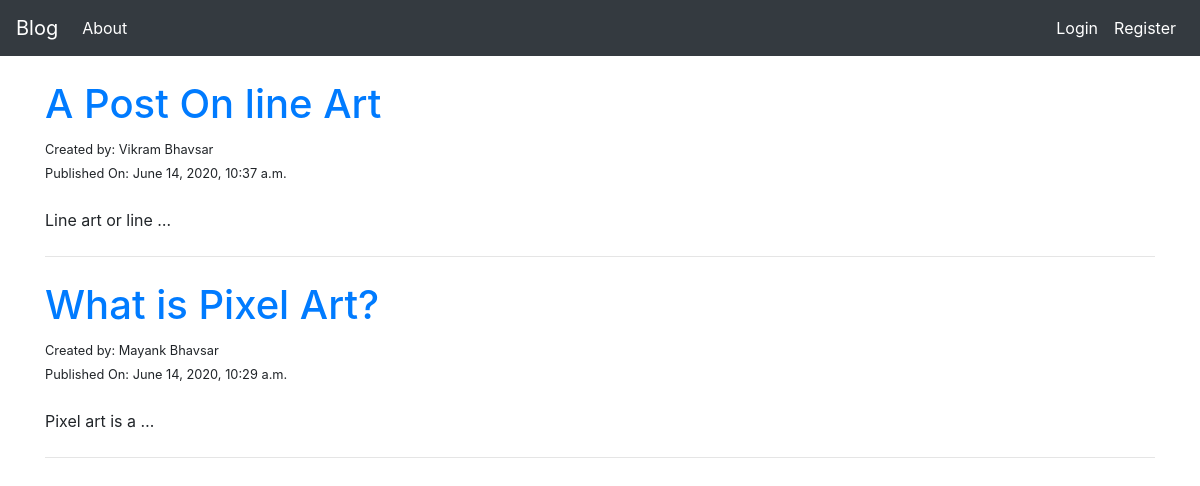
/posts/, run on the app's committed database.
### blog/models.py (models this page shows, shortened)
class Post(models.Model):
    author = models.ForeignKey(settings.AUTH_USER_MODEL,on_delete=models.CASCADE,related_name="posts")
    title = models.CharField(max_length=200)
    text = models.TextField()
    create_date = models.DateTimeField(default=timezone.now())
    publish_date = models.DateTimeField(blank=True,null=True)

### blog/views.py (the view)
# urls.py: path('posts/',views.PostListView.as_view(),name="post_list"),
class PostListView(ListView):
    model = Post
    template_name = "blog/post_list.html"
    def get_queryset(self):
        return Post.objects.filter(publish_date__lte=timezone.now()).order_by("-publish_date")

### blog/templates/blog/post_list.html
{% extends "blog/base.html" %}
{% block body_block %}
    <br>
    {% for item in object_list %}
        <h1> <a href="{% url "post_detail" pk=item.pk %}">{{item.title}}</a> </h1>
        <small>Created by: {{ item.author.first_name }} {{ item.author.last_name }}</small><br>
        <small>Published On: {{item.publish_date}}</small>
        <br> <br>
        <p>{{item.text | truncatewords:4 }}</p>
        <hr class="my-4">
    {% endfor %}
{% endblock %}

### data on the page
Post: title "A Post On line Art", author.first_name "Vikram", author.last_name "Bhavsar", publish_date "June 14, 2020, 10:37 a.m.", text "Line art or line …"
Post: title "What is Pixel Art?", author.first_name "Mayank", author.last_name "Bhavsar", publish_date "June 14, 2020, 10:29 a.m.", text "Pixel art is a …"
